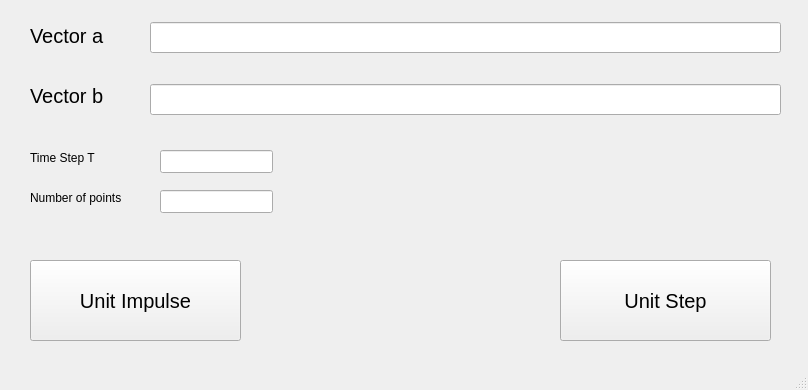
<?xml version="1.0" encoding="UTF-8"?>
<ui version="4.0">
 <class>solver</class>
 <widget class="QMainWindow" name="solver">
  <property name="geometry">
   <rect>
    <x>0</x>
    <y>0</y>
    <width>808</width>
    <height>390</height>
   </rect>
  </property>
  <property name="windowTitle">
   <string>LTI Solver 2.0</string>
  </property>
  <widget class="QWidget" name="centralwidget">
   <widget class="QLabel" name="a_label">
    <property name="geometry">
     <rect>
      <x>30</x>
      <y>20</y>
      <width>111</width>
      <height>31</height>
     </rect>
    </property>
    <property name="font">
     <font>
      <pointsize>15</pointsize>
     </font>
    </property>
    <property name="text">
     <string>Vector a</string>
    </property>
   </widget>
   <widget class="QLineEdit" name="a_input">
    <property name="geometry">
     <rect>
      <x>150</x>
      <y>22</y>
      <width>631</width>
      <height>31</height>
     </rect>
    </property>
    <property name="toolTip">
     <string extracomment="space separated values"/>
    </property>
    <property name="toolTipDuration">
     <number>1</number>
    </property>
    <property name="statusTip">
     <string extracomment="space separated values"/>
    </property>
    <property name="whatsThis">
     <string extracomment="space separated values"/>
    </property>
   </widget>
   <widget class="QLabel" name="b_label">
    <property name="geometry">
     <rect>
      <x>30</x>
      <y>80</y>
      <width>91</width>
      <height>31</height>
     </rect>
    </property>
    <property name="font">
     <font>
      <pointsize>15</pointsize>
     </font>
    </property>
    <property name="text">
     <string>Vector b</string>
    </property>
   </widget>
   <widget class="QLineEdit" name="b_input">
    <property name="geometry">
     <rect>
      <x>150</x>
      <y>84</y>
      <width>631</width>
      <height>31</height>
     </rect>
    </property>
    <property name="toolTip">
     <string extracomment="space separated values"/>
    </property>
    <property name="toolTipDuration">
     <number>1</number>
    </property>
    <property name="statusTip">
     <string extracomment="space separated values"/>
    </property>
    <property name="whatsThis">
     <string extracomment="space separated values"/>
    </property>
   </widget>
   <widget class="QPushButton" name="unit_pulse">
    <property name="geometry">
     <rect>
      <x>30</x>
      <y>260</y>
      <width>211</width>
      <height>81</height>
     </rect>
    </property>
    <property name="font">
     <font>
      <pointsize>15</pointsize>
     </font>
    </property>
    <property name="text">
     <string>Unit Impulse</string>
    </property>
   </widget>
   <widget class="QPushButton" name="unit_step">
    <property name="geometry">
     <rect>
      <x>560</x>
      <y>260</y>
      <width>211</width>
      <height>81</height>
     </rect>
    </property>
    <property name="font">
     <font>
      <pointsize>15</pointsize>
     </font>
    </property>
    <property name="text">
     <string>Unit Step</string>
    </property>
   </widget>
   <widget class="QLabel" name="T_label">
    <property name="geometry">
     <rect>
      <x>30</x>
      <y>150</y>
      <width>101</width>
      <height>16</height>
     </rect>
    </property>
    <property name="text">
     <string>Time Step T</string>
    </property>
   </widget>
   <widget class="QLabel" name="p_label">
    <property name="geometry">
     <rect>
      <x>30</x>
      <y>190</y>
      <width>111</width>
      <height>16</height>
     </rect>
    </property>
    <property name="text">
     <string>Number of points</string>
    </property>
   </widget>
   <widget class="QLineEdit" name="T_input">
    <property name="geometry">
     <rect>
      <x>160</x>
      <y>150</y>
      <width>113</width>
      <height>23</height>
     </rect>
    </property>
   </widget>
   <widget class="QLineEdit" name="p_input">
    <property name="geometry">
     <rect>
      <x>160</x>
      <y>190</y>
      <width>113</width>
      <height>23</height>
     </rect>
    </property>
   </widget>
  </widget>
  <widget class="QMenuBar" name="menubar">
   <property name="geometry">
    <rect>
     <x>0</x>
     <y>0</y>
     <width>808</width>
     <height>20</height>
    </rect>
   </property>
  </widget>
  <widget class="QStatusBar" name="statusbar"/>
 </widget>
 <resources/>
 <connections/>
</ui>
